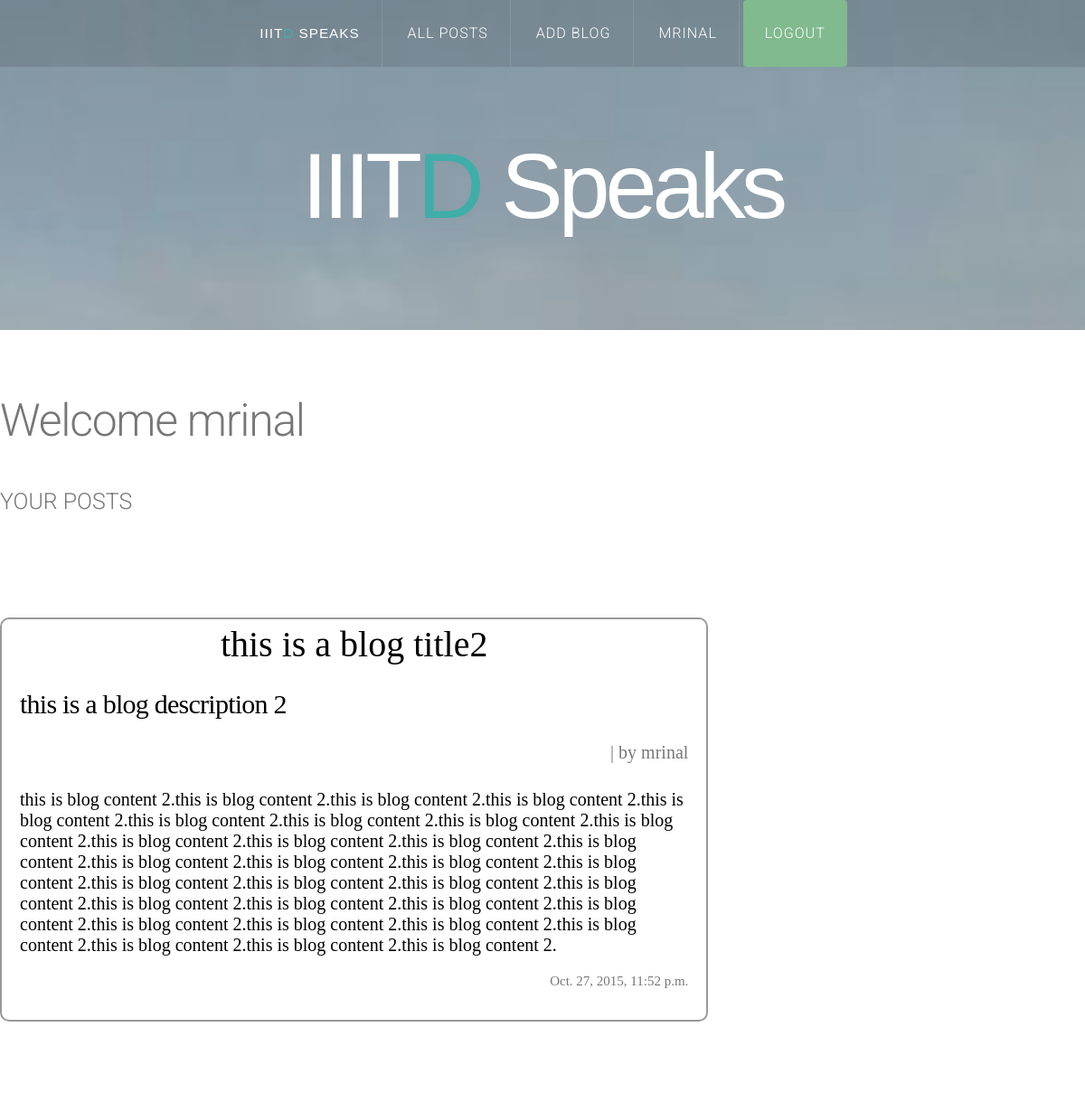
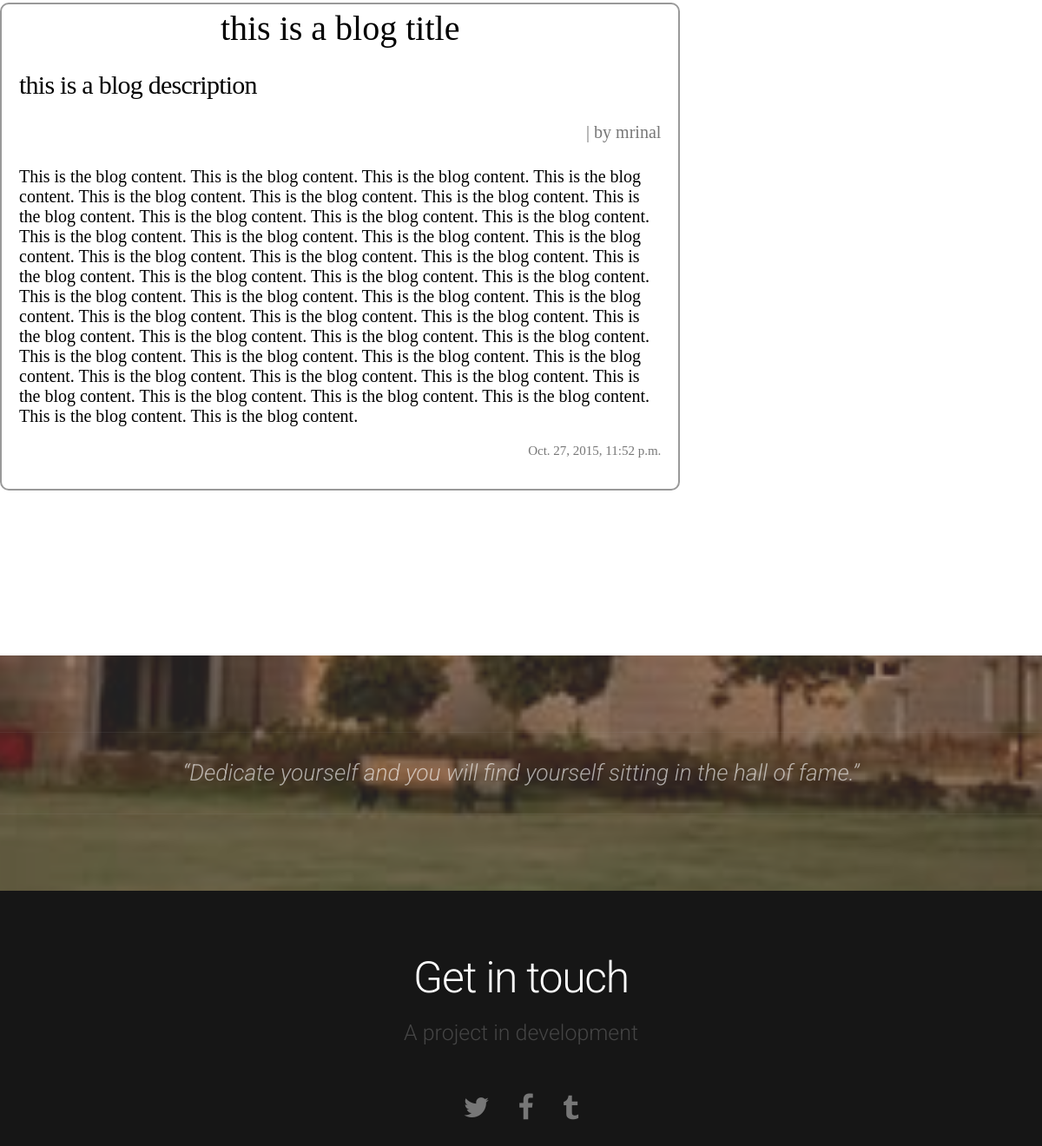
Screenshot of /myfeed/ (signed in) with the database file from the repository (2 pictures, top to bottom).
### blogengine/models.py (models this page shows, shortened)
class Blog(models.Model):
	Author = 			models.ForeignKey(User)
	BlogTitle = 		models.CharField(blank=False, null=False, max_length=140, unique=True)
	BlogDescription = 	models.CharField(blank=True, null=True, max_length=140)
	Content = 			models.TextField(blank=False, null=False)
	NumComments = 		models.IntegerField(null=True, blank=True)
	Publish = 			models.BooleanField(default=True)
	Created = 			models.DateTimeField(auto_now_add=True, auto_now=False)
	Updated = 			models.DateTimeField(auto_now_add=False, auto_now=True)
	BlogSlug = 			models.SlugField(max_length=140, blank=True)
	class Meta:
		ordering = ['-Created']

### blogengine/views.py (the view)
# urls.py: url(r'^myfeed/$', views.myFeed, name="myfeed"),
@login_required
def myFeed(request):
	listOfBlogs = []
	user_loggedin = request.user
	blog_query = Blog.objects.filter(Author = user_loggedin)
	for i in blog_query:
		listOfBlogs.append(i)
	context = {
	 "listBlogs" : listOfBlogs,
	}
	return render(request, "feed.html", context)

### templates/feed.html (shortened to what this page needs)
{% load staticfiles %}
<!DOCTYPE HTML>
<html>
	<head>
		<link rel="stylesheet" href="{% static 'css/skel-noscript.css' %}" />
		<link rel="stylesheet" href="{% static 'css/style.css' %}" />
		<link rel="stylesheet" href="{% static 'css/style-desktop.css' %}" />
	</head>
	<body>
		<div id="header">
			<div id="nav-wrapper">
				<nav id="nav">
					<ul>
						<li class="active"><a href={% url 'home' %}><div class="IIITD"><span style="color:#ffffff; font:0.95em bold; font-family:helvetica, sans-serif"> IIIT</span><span style="color:#3faea8; font:0.95em bold; font-family:helvetica, sans-serif">D</span><span style="font:0.95em bold; font-family:helvetica, sans-serif"> Speaks </span></div></a></li>
						<li><a href={% url 'rssfeed' %}>ALL POSTS</a></li>
						<li><a href={% url 'addblog' %}>ADD BLOG</a></li>
						<li><a>{{ user }}</a></li>
						<li><a href={% url 'logout' %} class="button big special">Logout</a></li>
					</ul>
				</nav>
			</div>
			<div class="container">
				<div id="logo">
					<div class="IIITD"><a href="http://www.iiitd.ac.in/"><span style="color:#ffffff; font:1em bold; font-family:helvetica, sans-serif"> IIIT</span><span style="color:#3faea8; font:1em bold; font-family:helvetica, sans-serif">D</span><span style="font:1em bold; font-family:helvetica, sans-serif"> Speaks </span></a></div>
					</div>
				</div>
			</div>
		<div id="main">
			<div class="container">
				<div class="row">
					<div id="content" class="8u skel-cell-important">
							<header>
								<h2>Welcome {{ user }}</h2>
								<br />
								<span class="byline">YOUR POSTS</span>
							</header>
							{% for i in listBlogs %}
							<div class="actualcontent" style="margin:7em auto; border:2px solid #999999; border-radius:10px; padding-left:20px; padding-right:20px;">
								<div style="text-align:center;color:#000000; font:40px bold Helvetica;"><h1 style="color:#000000; padding-top:4px;">{{ i.BlogTitle }}</h1></div>
								<br />
								<h2 style="color:#000000; font:30px bold Helvetica;">{{ i.BlogDescription }}</h2>
								<br />
								<div style="color:#777777; font:20px bold Helvetica;float:right;">| by {{ i.Author }}</div><br /><br />
								<p style="color:#000000; font:20px bold Helvetica;">{{ i.Content }}</p>
								<div style="float:right;"><p style="color:#777777; font:15px bold Helvetica;">{{ i.Created }}</p></div>
								<br />
								<br />
							</div>
							{% endfor %}
					</div>
				</div>
			</div>
		</div>
		<div id="tweet">
			<div class="container">
				<section>
					<blockquote>&ldquo;Dedicate yourself and you will find yourself sitting in the hall of fame.&rdquo;</blockquote>
				</section>
			</div>
		</div>
		<div id="footer">
			<div class="container">
				<section>
					<header>
						<h2>Get in touch</h2>
						<span class="byline">A project in development</span>
					</header>
					<ul class="contact">
						<li><a href="http://www.twitter.com" class="fa fa-twitter"><span>Twitter</span></a></li>
						<li class="active"><a href="http://www.facebook.com" class="fa fa-facebook"><span>Facebook</span></a></li>
						<li><a href="http://www.tumblr.com" class="fa fa-tumblr"><span>Google+</span></a></li>
					</ul>
				</section>
			</div>
		</div>
	</body>
</html>

### static/assets/css/skel-noscript.css (style rules this page uses)
html,body,div,span,applet,object,iframe,h1,h2,h3,h4,h5,h6,p,blockquote,pre,a,abbr,acronym,address,big,cite,code,del,dfn,em,img,ins,kbd,q,s,samp,small,strike,strong,sub,sup,tt,var,b,u,i,center,dl,dt,dd,ol,ul,li,fieldset,form,label,legend,table,caption,tbody,tfoot,thead,tr,th,td,article,aside,canvas,details,embed,figure,figcaption,footer,header,hgroup,menu,nav,output,ruby,section,summary,time,mark,audio,video { margin:0;padding:0;border:0;font-size:100%;font:inherit;vertical-align:baseline; }
article,aside,details,figcaption,figure,footer,header,hgroup,menu,nav,section { display:block; }
body { line-height:1; }
ol,ul { list-style:none; }
blockquote,q { quotes:none; }
blockquote:before,blockquote:after,q:before,q:after { content:'';content:none; }
body { -webkit-text-size-adjust:none }
*, *:before, *:after { -moz-box-sizing: border-box; -webkit-box-sizing: border-box; -o-box-sizing: border-box; -ms-box-sizing: border-box; box-sizing: border-box; }
body { min-width: 1200px; }
.container { width: 1200px; margin-left: auto; margin-right: auto; }
.\38 u { width: 66.6666666667% }
.row > * { padding: 50px 0 0 50px; float: left; -moz-box-sizing: border-box; -webkit-box-sizing: border-box; -o-box-sizing: border-box; -ms-box-sizing: border-box; box-sizing: border-box; }
.row { margin-left: -50px; }
.row:after { content: ''; display: block; clear: both; height: 0; }
.row:first-child > * { padding-top: 0; }
.row > * { padding-top: 0; }

### static/assets/css/style-desktop.css (style rules this page uses)
header { margin-bottom: 1.6em; }
header h2 { font-size: 3.4em; }
header .byline { font-size: 1.7em; }
#header { padding: 10em 0 6em 0; }
#main { padding: 6em 0em; }
#footer { padding: 6em 0em; }
#tweet { padding: 6em 0em; }
#tweet blockquote { margin: 0; padding: 1em 4em; line-height: 1.5em; font-size: 1.8em; }

### static/assets/css/style-1000px.css (style rules this page uses)
body,input,textarea,select { font-size: 11pt; }
header { margin-bottom: 1.6em; }
header h2 { font-size: 2.8em; }
header .byline { font-size: 1.2em; }
#tweet blockquote { font-size: 1.6em; }

### rows the page displays
Blog: BlogTitle "this is a blog title2", BlogDescription "this is a blog description 2", Author "mrinal", Content "this is blog content 2.this is blog content 2.this is blog content 2.this is blog content 2.this is blog content 2.this is blog content 2.this is blog content 2.this is blog content 2.this is blog content 2.this is blog content 2.this is blog content 2.this is blog content 2.this is blog content 2.this is blog content 2.this is blog content 2.this is blog content 2.this is blog content 2.this is blog content 2.this is blog content 2.this is blog content 2.this is blog content 2.this is blog content 2.this is blog content 2.this is blog content 2.this is blog content 2.this is blog content 2.this is blog content 2.this is blog content 2.this is blog content 2.this is blog content 2.this is…", Created "Oct. 27, 2015, 11:52 p.m."
Blog: BlogTitle "this is a blog title", BlogDescription "this is a blog description", Author "mrinal", Content "This is the blog content. This is the blog content. This is the blog content. This is the blog content. This is the blog content. This is the blog content. This is the blog content. This is the blog content. This is the blog content. This is the blog content. This is the blog content. This is the blog content. This is the blog content. This is the blog content. This is the blog content. This is the blog content. This is the blog content. This is the blog content. This is the blog content. This is the blog content. This is the blog content. This is the blog content. This is the blog content. This is the blog content. This is the blog content. This is the blog content. This is the blog…", Created "Oct. 27, 2015, 11:52 p.m."

### other values shown
{{ user }} "MRINAL"
{{ user }} "mrinal"
